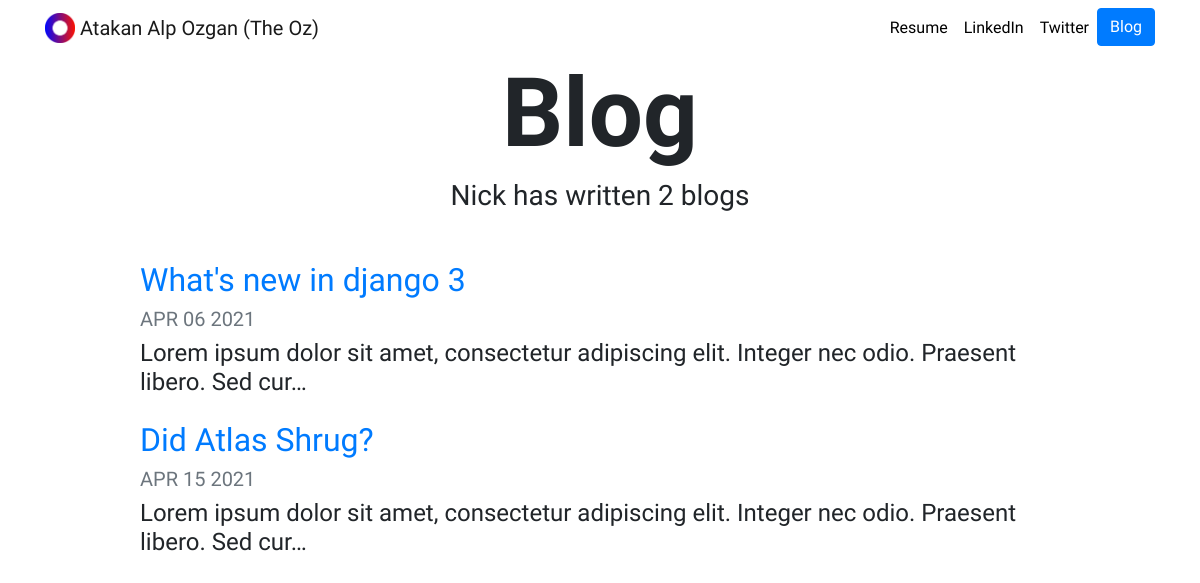
Screenshot of /blog/ with the database file from the repository.
### blog/models.py (models this page shows, shortened)
class Blog(models.Model):
    title = models.CharField(max_length=200)
    description = models.TextField()
    date = models.DateField()

### blog/views.py (the view)
# urls.py: path('', views.all_blogs, name = "all_blogs"),
def all_blogs(request):
    blogs = Blog.objects.order_by('date')
    return render(request, "blog/all_blogs.html", {'blogs': blogs})

### blog/templates/blog/all_blogs.html
{% extends "portfolio/base.html" %}
{% load static %}
{% block content %}
<h1 id="blogtitle" class="font-weight-bold text-center">Blog</h1>
<h3 class="text-center mb-5">Nick has written {{ blogs.count }} blog{{ blogs.count|pluralize }}</h3>
{% for blog in blogs %}
<div class="row justify-content-center my-3">
  <div class="col-md-10">
    <a href="{% url 'blog:detail' blog.id %}">
      <h2>{{ blog.title }}</h2>
    </a>
    <h5 class="text-muted">{{ blog.date|date:'M d Y'|upper }}</h5>
    <h4>{{ blog.description|striptags|truncatechars:100 }}</h4>
  </div>
</div>
{% endfor %}
{% endblock %}

### portfolio/static/portfolio/custom.css (style rules this page uses)
body { font-family: 'Londrina Solid', cursive; }
#blogtitle { font-size: 6rem; }

### rows the page displays
Blog: title "What's new in django 3", date "APR 06 2021", description "Lorem ipsum dolor sit amet, consectetur adipiscing elit. Integer nec odio. Praesent libero. Sed cur…"
Blog: title "Did Atlas Shrug?", date "APR 15 2021", description "Lorem ipsum dolor sit amet, consectetur adipiscing elit. Integer nec odio. Praesent libero. Sed cur…"

### other values shown
{{ blogs.count }} "2"
